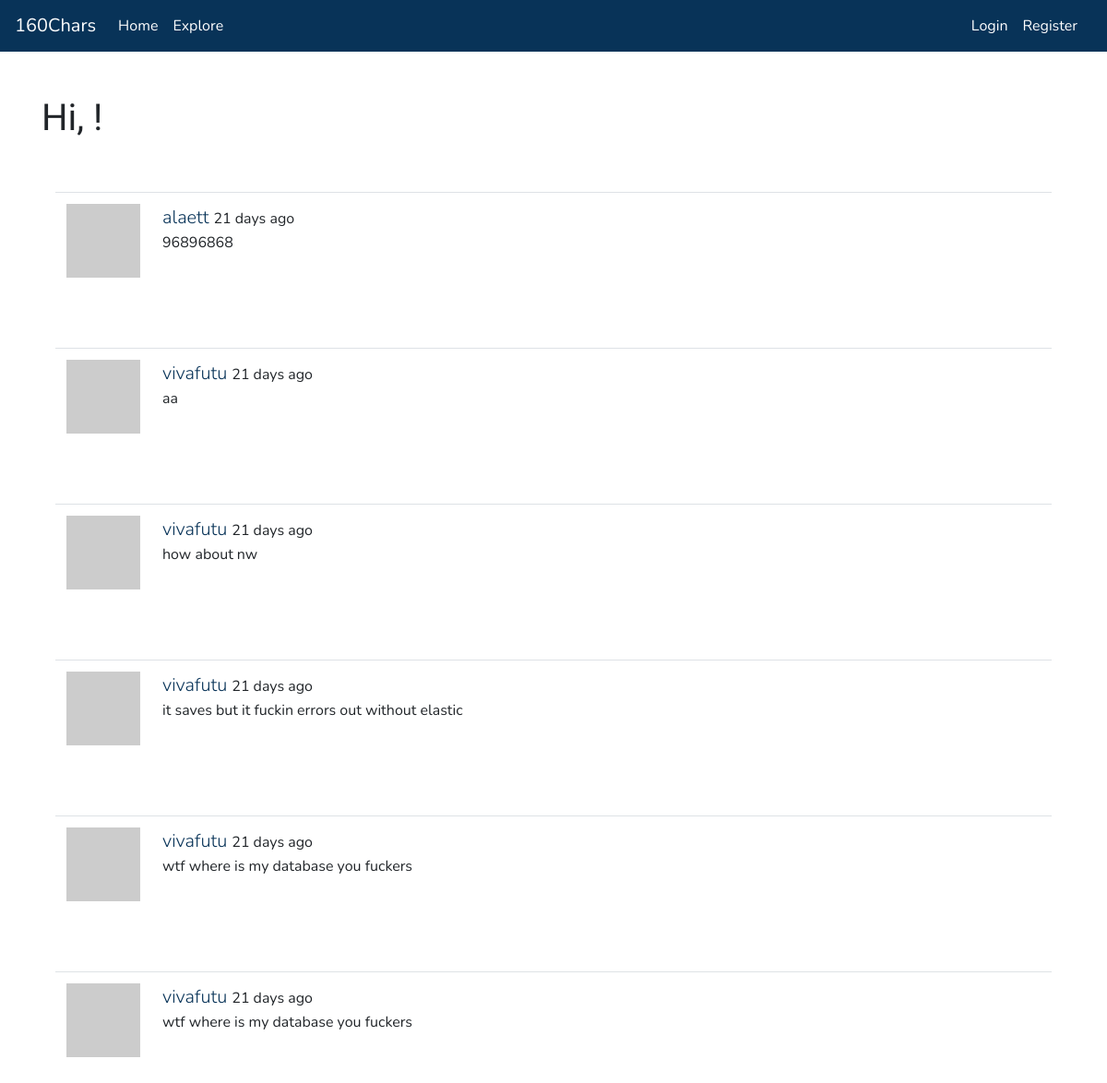
/explore, run on the app's committed database.
### app/models.py (models this page shows, shortened)
class SearchableMixin(object):
    @classmethod
    def search(cls, expression, page, per_page):
        ids, total = query_index(cls.__tablename__, expression, page, per_page)
        if total == 0:
            return cls.query.filter_by(id=0), 0
        when = []
        for i in range(len(ids)):
            when.append((ids[i], i))
        return cls.query.filter(cls.id.in_(ids)).order_by(
            db.case(when, value=cls.id)), total

class Post(SearchableMixin, db.Model):
    id = db.Column(db.Integer, primary_key=True)
    body = db.Column(db.String(160))
    timestamp = db.Column(db.DateTime, index=True, default=datetime.utcnow)
    user_id = db.Column(db.Integer, db.ForeignKey('user.id'))
    __searchable__ = ['body']

class User(UserMixin, db.Model):
    id = db.Column(db.Integer, primary_key=True)
    username = db.Column(db.String(64), index=True, unique=True)
    email = db.Column(db.String(120), index=True, unique=True)
    password_hash = db.Column(db.String(128))
    posts = db.relationship('Post', backref='author', lazy='dynamic')
    about_me = db.Column(db.String(160))
    last_seen = db.Column(db.DateTime, default=datetime.utcnow)
    followed = db.relationship(
        'User', secondary=followers,
        primaryjoin=(followers.c.follower_id == id),
        secondaryjoin=(followers.c.followed_id == id),
        backref=db.backref('followers', lazy='dynamic'), lazy='dynamic')
    messages_sent = db.relationship('Message',
                                        foreign_keys='Message.sender_id',
                                        backref='author', lazy='dynamic')
    messages_received = db.relationship('Message',
                                            foreign_keys='Message.recipient_id',
                                            backref='recipient', lazy='dynamic')
    last_message_read_time = db.Column(db.DateTime)
    notifications = db.relationship('Notification', backref='user',
                                    lazy='dynamic')
    tasks = db.relationship('Task', backref='user', lazy='dynamic')
    def avatar(self, size):
        digest = md5(self.email.lower().encode('utf-8')).hexdigest()
        return 'https://www.gravatar.com/avatar/{}?d=identicon&s={}'.format(
            digest, size)

### app/main/routes.py (the view)
@bp.route('/explore')
def explore():
    page = request.args.get('page', 1, type=int)
    posts = Post.query.order_by(Post.timestamp.desc()).paginate(
        page, current_app.config['POSTS_PER_PAGE'], False)
    next_url = url_for('main.explore', page=posts.next_num) \
        if posts.has_next else None
    prev_url = url_for('main.explore', page=posts.prev_num) \
        if posts.has_prev else None
    return render_template('index.html', posts=posts.items, title='Explore',
                            next_url=next_url, prev_url=prev_url)

### app/main/routes.py (called while the page is built)
@bp.before_app_request
def before_request():
    if current_user.is_authenticated:
        current_user.last_seen = datetime.utcnow()
        db.session.commit()
        g.search_form = SearchForm()

### app/templates/index.html (shortened to what this page needs)
{% extends "base.html" %}
{% from 'bootstrap/form.html' import render_form %}
{% block content %}
    <div class="container">
        <h1>Hi, {{ current_user.username }}!</h1>
    {% for post in posts %}
        <div class="container pt-5">
            {% include '_post.html' %}
        </div>
    {% endfor %}
    </div>
{% endblock %}

### app/templates/base.html (shortened to what this page needs)
{% from 'bootstrap/utils.html' import render_messages, render_static %}
<!doctype html>
<html lang="en">
    <head>
        {% block head %}
        {% block styles %}
            {{ bootstrap.load_css() }}
            {{ render_static('css', 'theme.css', local=True) }}
        {% endblock %}
        {% endblock %}
    </head>
<body>
    {% block navbar %}
    <nav class="navbar navbar-expand-lg navbar-dark bg-primary" id="navbar1">
        <a class="navbar-brand" href="{{ url_for('main.index') }}">160Chars</a>
            <div class="collapse navbar-collapse" id="navbarSupportedContent">
                <ul class="navbar-nav mr-auto">
                    <li class="nav-item active">
                        <a class="nav-link" href="{{ url_for('main.index') }}">Home</a>
                    </li>
                    <li class="nav-item active">
                        <a class="nav-link" href="{{ url_for('main.explore') }}">Explore</a>
                    </li>
                </ul>
                <ul class="navbar-nav mr-sm-2">
                {% if current_user.is_anonymous %}
                    <li class="nav-item active">
                        <a class="nav-link" href="{{ url_for('auth.login') }}">Login</a>
                    </li>
                    <li class="nav-item active">
                        <a class="nav-link" href="{{ url_for('auth.register') }}">Register</a>
                    </li>
                {% endif %}
                </ul>
            </div>
    </nav>
{% endblock %}
    <main class="container-fluid pt-5">
        {% block content %}{% endblock %}
    </main>
    </body>
</html>

### app/templates/_post.html (shortened to what this page needs)
<table class="table table-hover">
    <tr>
        <td width="70px">
            <a href="{{ url_for('main.user', username=post.author.username) }}">
                <img src="{{ post.author.avatar(70) }}" />
            </a>
        </td>
        <td>
            <span class="user_popup">
                <a class="lead" href="{{ url_for('main.user', username=post.author.username) }}">
                    {{ post.author.username }}
                </a>
            </span>
            {{ moment(post.timestamp).fromNow() }}
            <p>{{ post.body }}</p>
        </td>
    </tr>
</table>

### data on the page
Post: author.username "alaett", timestamp "21 days ago", body "96896868"
Post: author.username "vivafutu", timestamp "21 days ago", body "aa"
Post: author.username "vivafutu", timestamp "21 days ago", body "how about nw"
Post: author.username "vivafutu", timestamp "21 days ago", body "it saves but it fuckin errors out without elastic"
Post: author.username "vivafutu", timestamp "21 days ago", body "wtf where is my database you fuckers"
Post: author.username "vivafutu", timestamp "21 days ago", body "wtf where is my database you fuckers"
